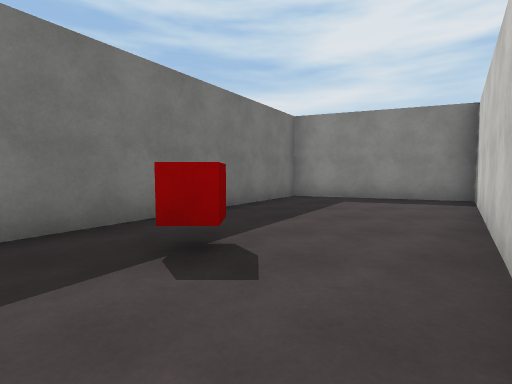
View 1 (above)

21 first-person views from a walk through a Unity game level. The camera is 1.3 m above the floor, tilts 4° down and sees 85° across. The floor is counted in squares, 2 m on a side. Each view is taken from the middle of a square. On the plan, view 1 faces up. The plan holds only what a view shows up to about 9 squares ahead; the rest is blank. The place goes on beyond the plan. The player character is not drawn. Surface patterns are stand-ins for the level's own textures.

View 2
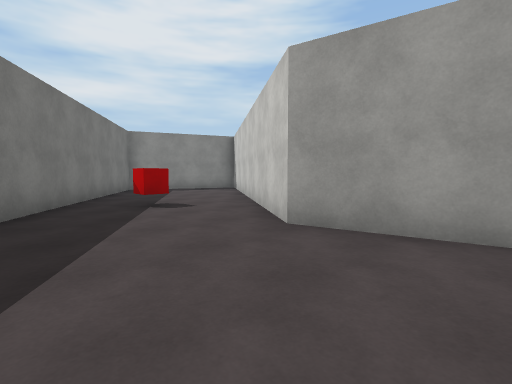

View 3
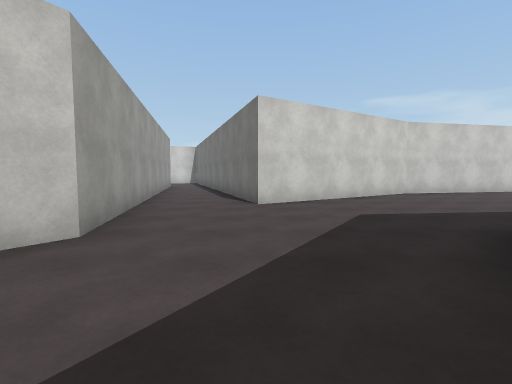

View 4
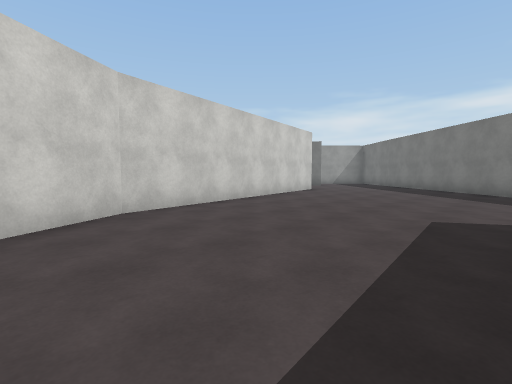

View 5
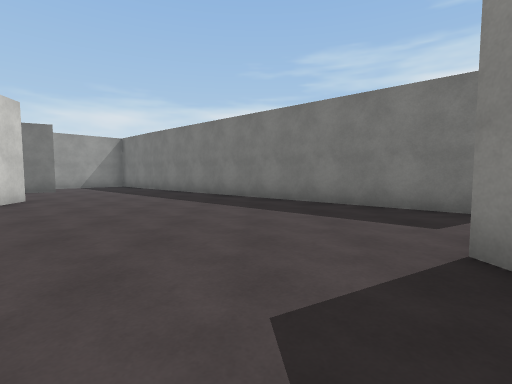

View 6
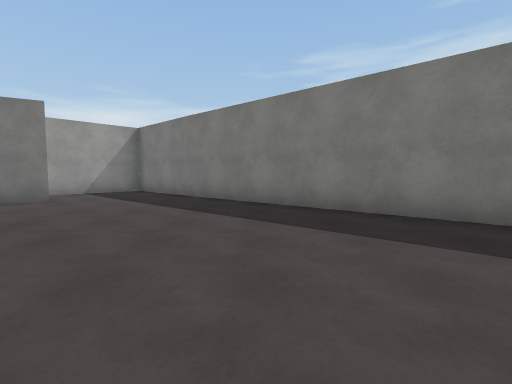

View 7
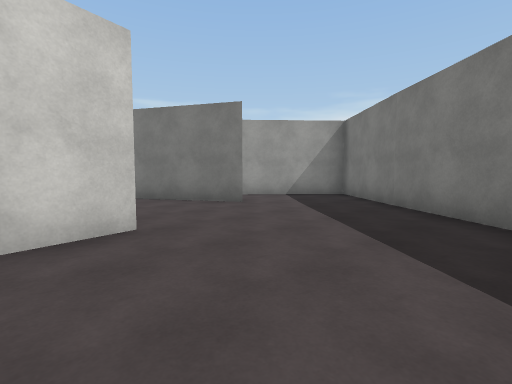

View 8
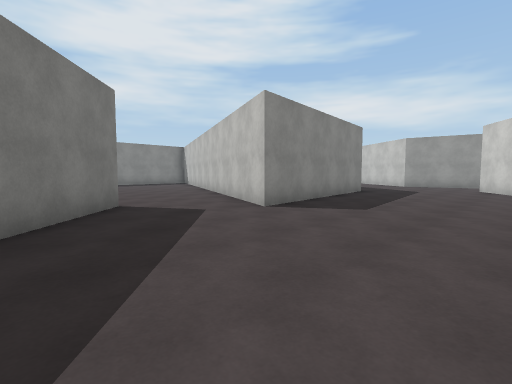

View 9
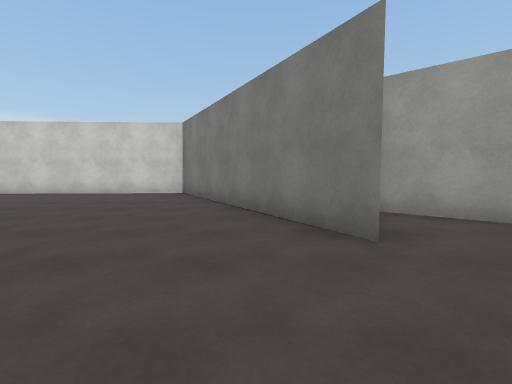

View 10
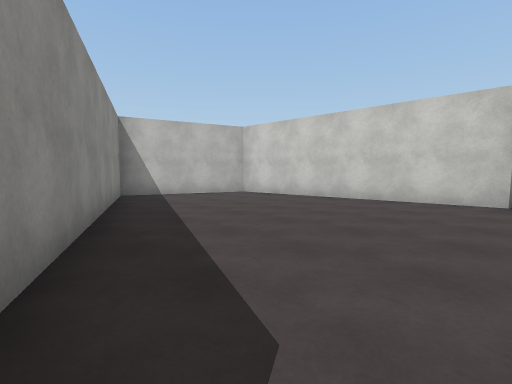

View 11
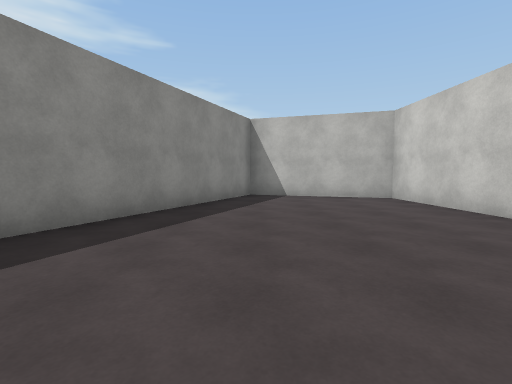

View 12
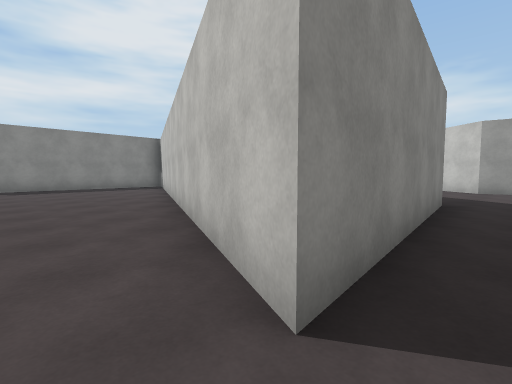

View 13
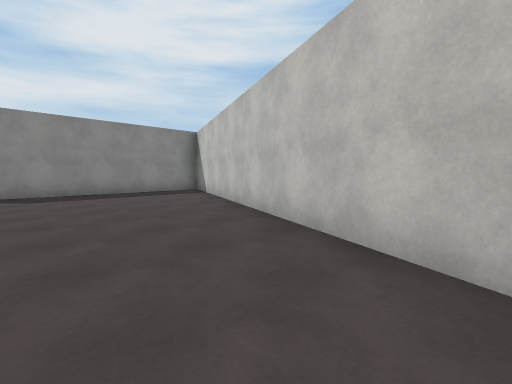

View 14
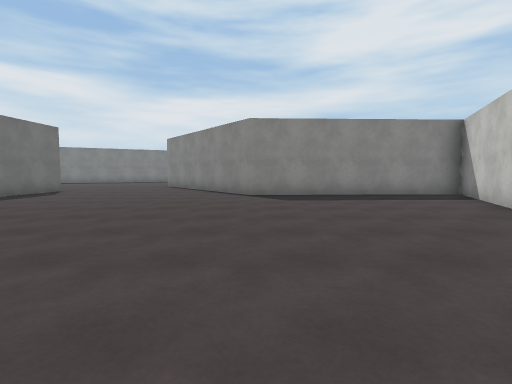

View 15
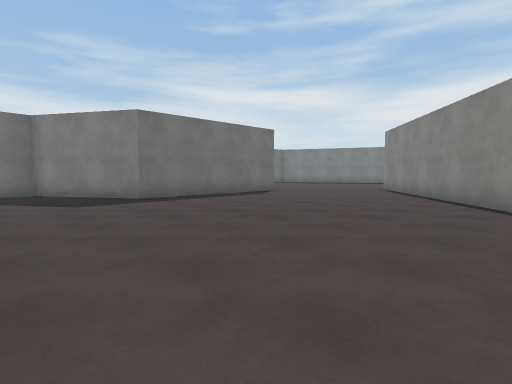

View 16
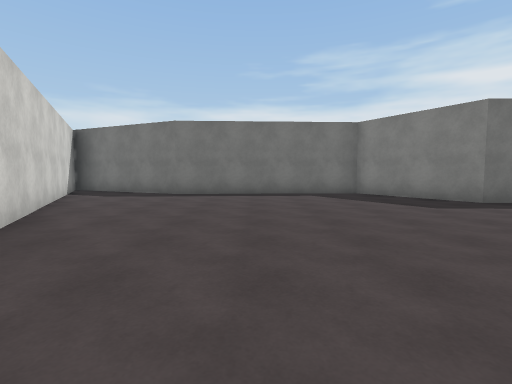

View 17
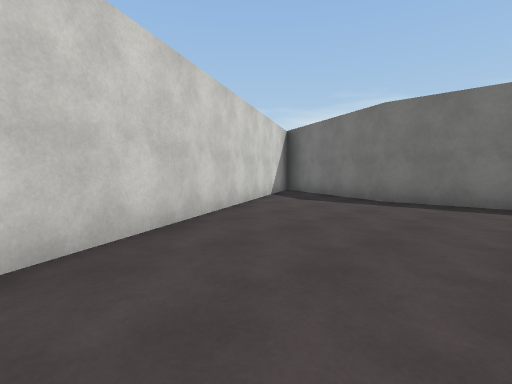

View 18
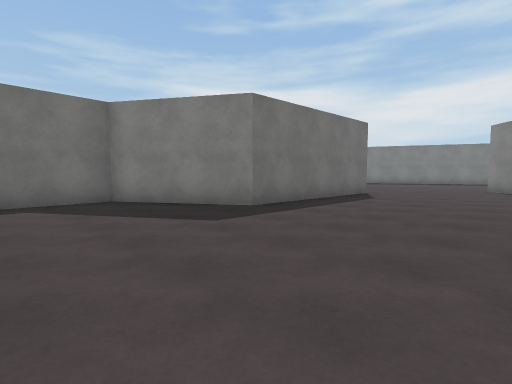

View 19
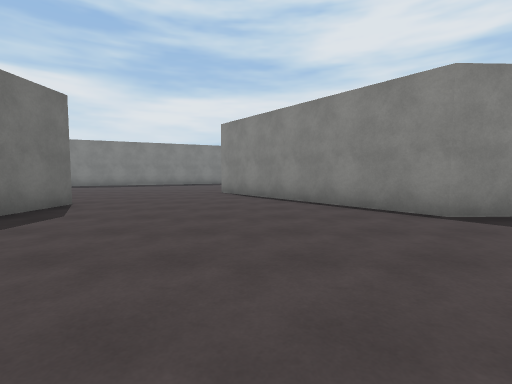

View 20
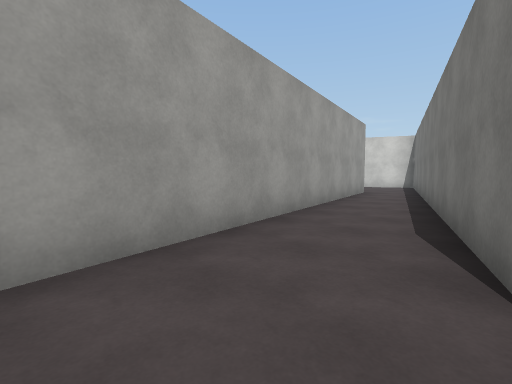

View 21
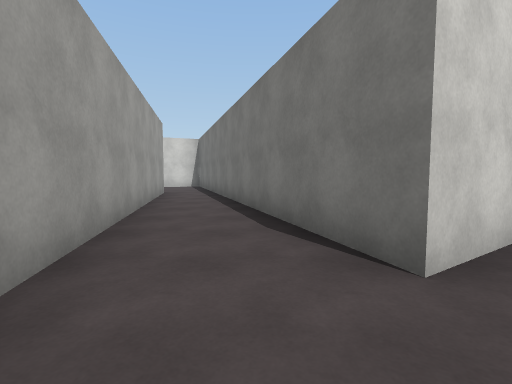

### Floor plan
Points are (right, up) in squares from view 1. A wall is a line through its corners. A room is listed if a view was taken in it or the views show most of it. See-through windows are left out.
Room 1 (views 1, 2, 3, 4, 5, 6, 7, 8, 9, 12, 20, 21)
walls: (-12, 0.7) (-20.8, -9.2) (-18, -11.7); (-4.5, -0.7) (-10.1, -1.4); (-14.4, -8.2) (-6.6, -6.6) (-2, -3.7) (-1, -6.7); (-2.1, 2.9) (-2.8, 1.9); (0.9, -6.4) (-0.2, -0.8) (3.4, 4.3)
ways out: opening at (-15.3, -9) to room 2; opening at (-11, -0.5) to room 3; opening at (0, -7) to room 4; opening at (1, 3)
objects: red cube (0, 2)
Room 2 (views 10, 11)
walls: (-17.2, -9.5) (-13.7, -15.8) (-6.9, -15.5) (-5.8, -11.8) (-12.3, -9)
ways out: opening at (-15.3, -9) to room 1
Room 3 (views 13, 14, 15, 16, 17, 18, 19)
walls: (-10.1, -1.4) (-4.9, 10.3) (-11.2, 10) (-15.1, 15); (-17.8, 11.8) (-17.9, 6.9) (-20.7, 5.1) (-20.4, -0.4) (-21.7, -3.2); (-21, -4) (-14, -0.4)
ways out: opening at (-11, -0.5) to room 1; opening at (-16.7, 13)
Room 4 (no view inside)
walls: (-1, -6.7) (0, -9.8); (1.5, -9.3) (0.9, -6.4)
ways out: opening at (0, -7) to room 1; opening at (1, -10)

Positions as (right, up) in squares from view 1, and headings:
1: (0, 0), facing up
2: (-3, -3), facing up-right
3: (-2, 2), facing down
4: (-5, -2), facing down-left
5: (-8, -3), facing left
6: (-11, -5), facing left
7: (-13, -5), facing down-left
8: (-14, -5), facing up-right
9: (-16, -7), facing down
10: (-14, -9), facing down-right
11: (-14, -12), facing right
12: (-11, -2), facing up-right
13: (-11, 1), facing up-right
14: (-11, 2), facing up
15: (-11, 4), facing up-left
16: (-12, 2), facing left
17: (-14, 2), facing down-left
18: (-14, 3), facing up-left
19: (-14, 6), facing up
20: (-2, -2), facing down-right
21: (-1, -2), facing down
